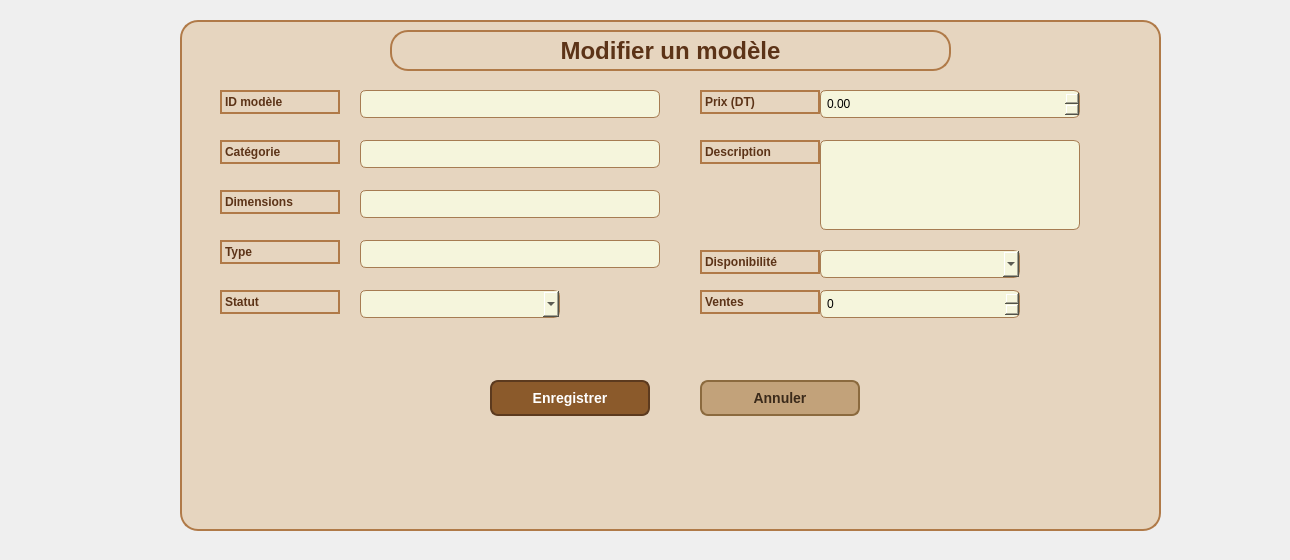
     <widget class="QWidget" name="PModele_Modif">
      <attribute name="title">
       <string>Modifier un modèle</string>
      </attribute>
      <widget class="QFrame" name="frameModif">
       <property name="geometry">
        <rect>
         <x>0</x>
         <y>0</y>
         <width>1281</width>
         <height>551</height>
        </rect>
       </property>
       <property name="styleSheet">
        <string notr="true">background-color: #2b2b2b;
border: none;

QLabel {
    color: #5c3317;
    background: transparent;
    font-weight: bold;
}

QLineEdit, QComboBox, QSpinBox, QDoubleSpinBox, QTextEdit {
    background-color: beige;
    border: 1px solid #a67c52;
    border-radius: 6px;
    padding: 4px;
    color: black;
}

QPushButton#btnValiderModif {
    background-color: #8b5a2b;
    color: white;
    border: 2px solid #5c3a1e;
    border-radius: 8px;
    padding: 8px 20px;
    font-size: 14px;
    font-weight: bold;
}
QPushButton#btnValiderModif:hover { background-color: #a06a3b; }
QPushButton#btnValiderModif:pressed { background-color: #6f4422; }

QPushButton#btnAnnulerModif {
    background-color: #c2a27a;
    color: #3b2a1a;
    border: 2px solid #8b6a3e;
    border-radius: 8px;
    padding: 8px 20px;
    font-size: 14px;
    font-weight: bold;
}
QPushButton#btnAnnulerModif:hover { background-color: #d4b892; }
QPushButton#btnAnnulerModif:pressed { background-color: #a88b63; }
</string>
       </property>
       <widget class="QFrame" name="cardModif">
        <property name="geometry">
         <rect>
          <x>180</x>
          <y>20</y>
          <width>981</width>
          <height>511</height>
         </rect>
        </property>
        <property name="styleSheet">
         <string notr="true">QFrame{
    background-color: #e6d5bf;
    border: 2px solid #b07a48;
    border-radius: 18px;
}
QLabel {
    color: #5c3317;
    background: transparent;
    font-weight: bold;
}
QLineEdit, QComboBox, QSpinBox, QDoubleSpinBox, QTextEdit {
    background-color: beige;
    border: 1px solid #a67c52;
    border-radius: 6px;
    padding: 4px;
    color: black;
}
QPushButton#btnValiderModif {
    background-color: #8b5a2b;
    color: white;
    border: 2px solid #5c3a1e;
    border-radius: 8px;
    padding: 8px 20px;
    font-size: 14px;
    font-weight: bold;
}
QPushButton#btnValiderModif:hover { background-color: #a06a3b; }
QPushButton#btnValiderModif:pressed { background-color: #6f4422; }
QPushButton#btnAnnulerModif {
    background-color: #c2a27a;
    color: #3b2a1a;
    border: 2px solid #8b6a3e;
    border-radius: 8px;
    padding: 8px 20px;
    font-size: 14px;
    font-weight: bold;
}
QPushButton#btnAnnulerModif:hover { background-color: #d4b892; }
QPushButton#btnAnnulerModif:pressed { background-color: #a88b63; }</string>
        </property>
        <property name="frameShape">
         <enum>QFrame::Shape::StyledPanel</enum>
        </property>
        <property name="frameShadow">
         <enum>QFrame::Shadow::Raised</enum>
        </property>
        <widget class="QLabel" name="lblModifTitle">
         <property name="geometry">
          <rect>
           <x>210</x>
           <y>10</y>
           <width>561</width>
           <height>41</height>
          </rect>
         </property>
         <property name="font">
          <font>
           <pointsize>18</pointsize>
           <bold>true</bold>
          </font>
         </property>
         <property name="text">
          <string>Modifier un modèle</string>
         </property>
         <property name="alignment">
          <set>Qt::AlignmentFlag::AlignCenter</set>
         </property>
        </widget>
        <widget class="QLabel" name="lblModifId">
         <property name="geometry">
          <rect>
           <x>40</x>
           <y>70</y>
           <width>120</width>
           <height>24</height>
          </rect>
         </property>
         <property name="text">
          <string>ID modèle</string>
         </property>
        </widget>
        <widget class="QLineEdit" name="leModifId">
         <property name="geometry">
          <rect>
           <x>180</x>
           <y>70</y>
           <width>300</width>
           <height>28</height>
          </rect>
         </property>
         <property name="readOnly">
          <bool>true</bool>
         </property>
        </widget>
        <widget class="QLabel" name="lblModifCategorie">
         <property name="geometry">
          <rect>
           <x>40</x>
           <y>120</y>
           <width>120</width>
           <height>24</height>
          </rect>
         </property>
         <property name="text">
          <string>Catégorie</string>
         </property>
        </widget>
        <widget class="QLineEdit" name="leModifCategorie">
         <property name="geometry">
          <rect>
           <x>180</x>
           <y>120</y>
           <width>300</width>
           <height>28</height>
          </rect>
         </property>
        </widget>
        <widget class="QLabel" name="lblModifDimensions">
         <property name="geometry">
          <rect>
           <x>40</x>
           <y>170</y>
           <width>120</width>
           <height>24</height>
          </rect>
         </property>
         <property name="text">
          <string>Dimensions</string>
         </property>
        </widget>
        <widget class="QLineEdit" name="leModifDimensions">
         <property name="geometry">
          <rect>
           <x>180</x>
           <y>170</y>
           <width>300</width>
           <height>28</height>
          </rect>
         </property>
        </widget>
        <widget class="QLabel" name="lblModifType">
         <property name="geometry">
          <rect>
           <x>40</x>
           <y>220</y>
           <width>120</width>
           <height>24</height>
          </rect>
         </property>
         <property name="text">
          <string>Type</string>
         </property>
        </widget>
        <widget class="QLineEdit" name="leModifType">
         <property name="geometry">
          <rect>
           <x>180</x>
           <y>220</y>
           <width>300</width>
           <height>28</height>
          </rect>
         </property>
        </widget>
        <widget class="QLabel" name="lblModifStatut">
         <property name="geometry">
          <rect>
           <x>40</x>
           <y>270</y>
           <width>120</width>
           <height>24</height>
          </rect>
         </property>
         <property name="text">
          <string>Statut</string>
         </property>
        </widget>
        <widget class="QComboBox" name="cbModifStatut">
         <property name="geometry">
          <rect>
           <x>180</x>
           <y>270</y>
           <width>200</width>
           <height>28</height>
          </rect>
         </property>
        </widget>
        <widget class="QLabel" name="lblModifPrix">
         <property name="geometry">
          <rect>
           <x>520</x>
           <y>70</y>
           <width>120</width>
           <height>24</height>
          </rect>
         </property>
         <property name="text">
          <string>Prix (DT)</string>
         </property>
        </widget>
        <widget class="QDoubleSpinBox" name="dsModifPrix">
         <property name="geometry">
          <rect>
           <x>640</x>
           <y>70</y>
           <width>260</width>
           <height>28</height>
          </rect>
         </property>
         <property name="decimals">
          <number>2</number>
         </property>
         <property name="maximum">
          <double>1000000.000000000000000</double>
         </property>
        </widget>
        <widget class="QLabel" name="lblModifDesc">
         <property name="geometry">
          <rect>
           <x>520</x>
           <y>120</y>
           <width>120</width>
           <height>24</height>
          </rect>
         </property>
         <property name="text">
          <string>Description</string>
         </property>
        </widget>
        <widget class="QTextEdit" name="teModifDescription">
         <property name="geometry">
          <rect>
           <x>640</x>
           <y>120</y>
           <width>260</width>
           <height>90</height>
          </rect>
         </property>
        </widget>
        <widget class="QLabel" name="lblModifDispo">
         <property name="geometry">
          <rect>
           <x>520</x>
           <y>230</y>
           <width>120</width>
           <height>24</height>
          </rect>
         </property>
         <property name="text">
          <string>Disponibilité</string>
         </property>
        </widget>
        <widget class="QComboBox" name="cbModifDispo">
         <property name="geometry">
          <rect>
           <x>640</x>
           <y>230</y>
           <width>200</width>
           <height>28</height>
          </rect>
         </property>
        </widget>
        <widget class="QLabel" name="lblModifVentes">
         <property name="geometry">
          <rect>
           <x>520</x>
           <y>270</y>
           <width>120</width>
           <height>24</height>
          </rect>
         </property>
         <property name="text">
          <string>Ventes</string>
         </property>
        </widget>
        <widget class="QSpinBox" name="spModifVentes">
         <property name="geometry">
          <rect>
           <x>640</x>
           <y>270</y>
           <width>200</width>
           <height>28</height>
          </rect>
         </property>
         <property name="maximum">
          <number>100000</number>
         </property>
        </widget>
        <widget class="QPushButton" name="btnValiderModif">
         <property name="geometry">
          <rect>
           <x>310</x>
           <y>360</y>
           <width>160</width>
           <height>36</height>
          </rect>
         </property>
         <property name="text">
          <string>Enregistrer</string>
         </property>
        </widget>
        <widget class="QPushButton" name="btnAnnulerModif">
         <property name="geometry">
          <rect>
           <x>520</x>
           <y>360</y>
           <width>160</width>
           <height>36</height>
          </rect>
         </property>
         <property name="text">
          <string>Annuler</string>
         </property>
        </widget>
       </widget>
      </widget>
     </widget>
